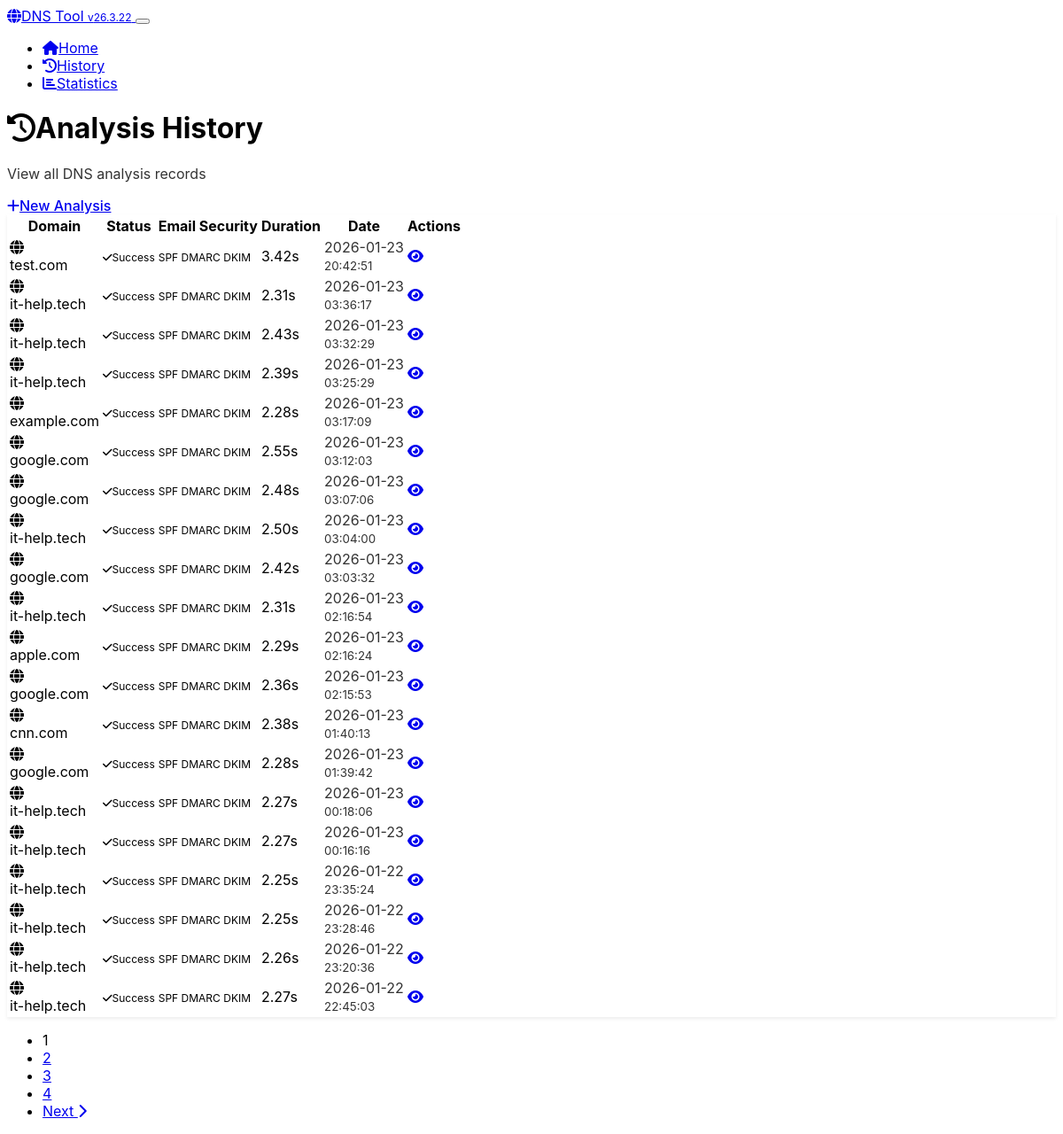
Before: /history with the older database file.
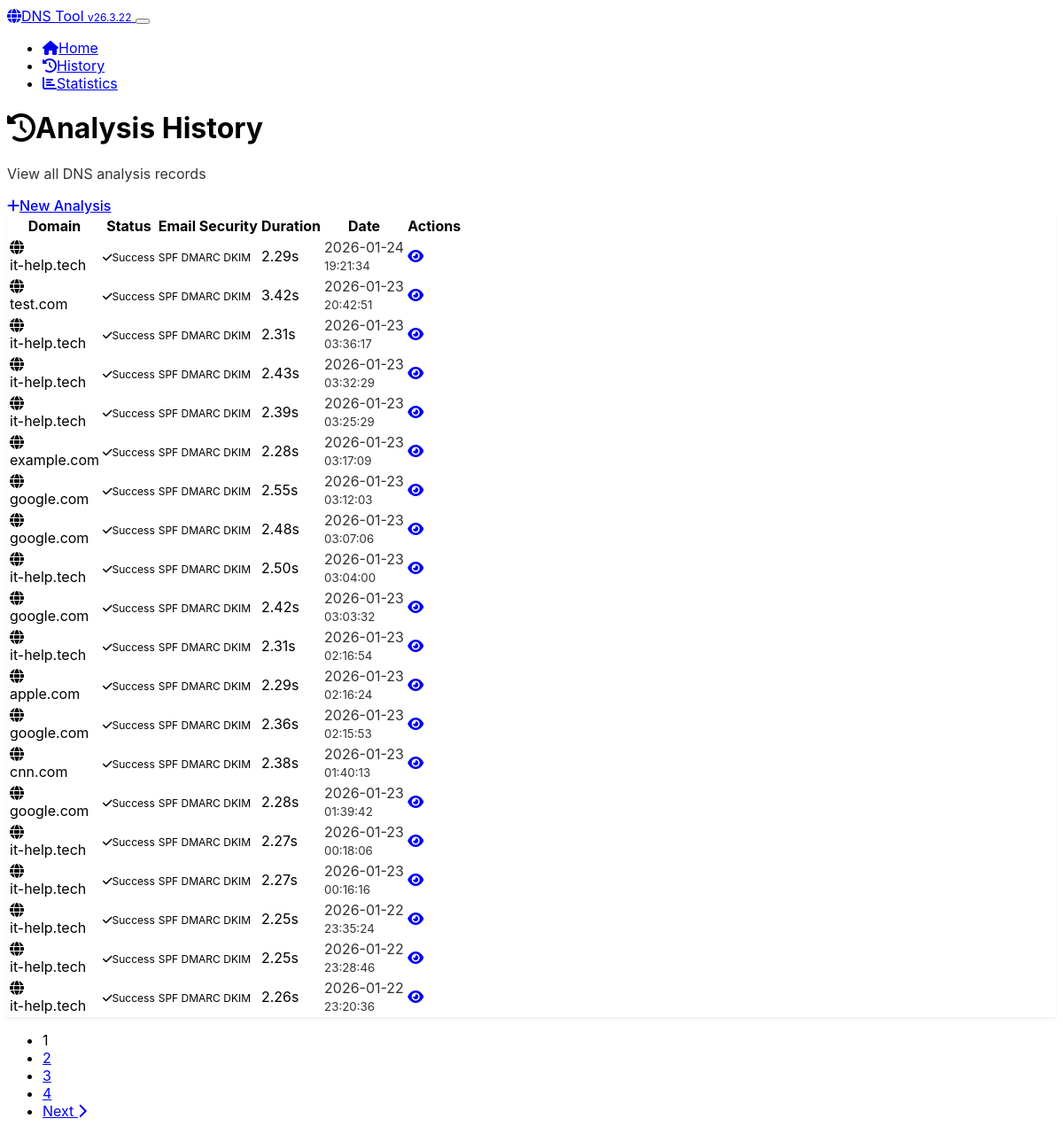
After: the same page with the newer database file.
### app.py (models this page shows, shortened)
class DomainAnalysis(db.Model):
    __tablename__ = 'domain_analyses'
    id = db.Column(db.Integer, primary_key=True)
    domain = db.Column(db.String(255), nullable=False, index=True)
    ascii_domain = db.Column(db.String(255), nullable=False)
    basic_records = db.Column(JSON)
    authoritative_records = db.Column(JSON)
    spf_status = db.Column(db.String(20))
    spf_records = db.Column(JSON)
    dmarc_status = db.Column(db.String(20))
    dmarc_policy = db.Column(db.String(20))
    dmarc_records = db.Column(JSON)
    dkim_status = db.Column(db.String(20))
    dkim_selectors = db.Column(JSON)
    registrar_name = db.Column(db.String(255))
    registrar_source = db.Column(db.String(20))
    analysis_success = db.Column(db.Boolean, default=True)
    error_message = db.Column(db.Text)
    analysis_duration = db.Column(db.Float)  # seconds
    created_at = db.Column(db.DateTime, default=datetime.utcnow, nullable=False)
    updated_at = db.Column(db.DateTime, default=datetime.utcnow, onupdate=datetime.utcnow)

### app.py (the view)
@app.route('/history')
def history():
    page = request.args.get('page', 1, type=int)
    per_page = 20
    analyses = DomainAnalysis.query.order_by(
        DomainAnalysis.created_at.desc()
    ).paginate(
        page=page, per_page=per_page, error_out=False
    )
    return render_template('history.html', analyses=analyses)

### app.py (called while the page is built)
@app.context_processor
def inject_version():
    return {'app_version': APP_VERSION}

### templates/history.html (shortened to what this page needs)
<!DOCTYPE html>
<html lang="en" data-bs-theme="dark">
<head>
    <link href="https://cdn.replit.com/agent/bootstrap-agent-dark-theme.min.css" rel="stylesheet">
    <link href="{{ url_for('static', filename='css/custom.css') }}" rel="stylesheet">
    <link rel="preload" href="https://cdnjs.cloudflare.com/ajax/libs/font-awesome/6.4.0/css/all.min.css" as="style" onload="this.onload=null;this.rel='stylesheet'">
</head>
<body>
    <nav class="navbar navbar-expand-lg navbar-dark bg-dark">
        <div class="container">
            <a class="navbar-brand" href="{{ url_for('index') }}">
                <i class="fas fa-globe me-2"></i>DNS Tool <span class="badge bg-secondary ms-1">v{{ app_version }}</span>
            </a>
            <button class="navbar-toggler" type="button" data-bs-toggle="collapse" data-bs-target="#navbarNav">
            </button>
            <div class="collapse navbar-collapse" id="navbarNav">
                <ul class="navbar-nav ms-auto">
                    <li class="nav-item">
                        <a class="nav-link" href="{{ url_for('index') }}">
                            <i class="fas fa-home me-1"></i>Home
                        </a>
                    </li>
                    <li class="nav-item">
                        <a class="nav-link active" href="{{ url_for('history') }}">
                            <i class="fas fa-history me-1"></i>History
                        </a>
                    </li>
                    <li class="nav-item">
                        <a class="nav-link" href="{{ url_for('stats') }}">
                            <i class="fas fa-chart-bar me-1"></i>Statistics
                        </a>
                    </li>
                </ul>
            </div>
        </div>
    </nav>
    <div class="container my-4">
        <div class="d-flex justify-content-between align-items-center mb-4">
            <div>
                <h1 class="h3 mb-1">
                    <i class="fas fa-history me-2"></i>Analysis History
                </h1>
                <p class="text-muted mb-0">View all DNS analysis records</p>
            </div>
            <a href="{{ url_for('index') }}" class="btn btn-primary">
                <i class="fas fa-plus me-2"></i>New Analysis
            </a>
        </div>
        {% if analyses.items %}
            <div class="card">
                <div class="card-body">
                    <div class="table-responsive">
                        <table class="table table-hover mb-0">
                            <thead>
                                <tr>
                                    <th>Domain</th>
                                    <th>Status</th>
                                    <th>Email Security</th>
                                    <th>Duration</th>
                                    <th>Date</th>
                                    <th>Actions</th>
                                </tr>
                            </thead>
                            <tbody>
                                {% for analysis in analyses.items %}
                                <tr>
                                    <td>
                                        <div class="d-flex align-items-center">
                                            <i class="fas fa-globe text-primary me-2"></i>
                                            <div>
                                                <div class="fw-medium">{{ analysis.domain }}</div>
                                            </div>
                                        </div>
                                    </td>
                                    <td>
                                        {% if analysis.analysis_success %}
                                            <span class="badge bg-success">
                                                <i class="fas fa-check me-1"></i>Success
                                            </span>
                                        {% else %}
                                            <span class="badge bg-danger">
                                                <i class="fas fa-times me-1"></i>Failed
                                            </span>
                                        {% endif %}
                                    </td>
                                    <td>
                                        <div class="d-flex gap-1">
                                            {% if analysis.spf_status %}
                                                <span class="badge bg-{{ 'success' if analysis.spf_status == 'success' else 'warning' if analysis.spf_status == 'warning' else 'danger' }}" title="SPF">
                                                    SPF
                                                </span>
                                            {% endif %}
                                            {% if analysis.dmarc_status %}
                                                <span class="badge bg-{{ 'success' if analysis.dmarc_status == 'success' else 'warning' if analysis.dmarc_status == 'warning' else 'danger' }}" title="DMARC">
                                                    DMARC
                                                </span>
                                            {% endif %}
                                            {% if analysis.dkim_status %}
                                                <span class="badge bg-{{ 'success' if analysis.dkim_status == 'success' else 'warning' }}" title="DKIM">
                                                    DKIM
                                                </span>
                                            {% endif %}
                                        </div>
                                    </td>
                                    <td>
                                        {% if analysis.analysis_duration %}
                                            {{ "%.2f"|format(analysis.analysis_duration) }}s
                                        {% else %}
                                            -
                                        {% endif %}
                                    </td>
                                    <td>
                                        <div class="text-muted">
                                            {{ analysis.created_at.strftime('%Y-%m-%d') }}<br>
                                            <small>{{ analysis.created_at.strftime('%H:%M:%S') }}</small>
                                        </div>
                                    </td>
                                    <td>
                                        <div class="btn-group" role="group">
                                            <a href="{{ url_for('view_analysis', analysis_id=analysis.id) }}"
                                               class="btn btn-sm btn-outline-primary" title="View Details">
                                                <i class="fas fa-eye"></i>
                                            </a>
                                        </div>
                                    </td>
                                </tr>
                                {% endfor %}
                            </tbody>
                        </table>
                    </div>
                </div>
            </div>
            {% if analyses.pages > 1 %}
                <nav aria-label="Analysis history pagination" class="mt-4">
                    <ul class="pagination justify-content-center">
                        {% for page_num in analyses.iter_pages() %}
                            {% if page_num %}
                                {% if page_num != analyses.page %}
                                    <li class="page-item">
                                        <a class="page-link" href="{{ url_for('history', page=page_num) }}">{{ page_num }}</a>
                                    </li>
                                {% else %}
                                    <li class="page-item active">
                                        <span class="page-link">{{ page_num }}</span>
                                    </li>
                                {% endif %}
                            {% else %}
                                <li class="page-item disabled">
                                    <span class="page-link">...</span>
                                </li>
                            {% endif %}
                        {% endfor %}
                        {% if analyses.has_next %}
                            <li class="page-item">
                                <a class="page-link" href="{{ url_for('history', page=analyses.next_num) }}">
                                    Next <i class="fas fa-chevron-right"></i>
                                </a>
                            </li>
                        {% endif %}
                    </ul>
                </nav>
            {% endif %}
        {% endif %}
    </div>
</body>
</html>

### static/css/custom.css (style rules this page uses)
:root { --code-bg: hsl(210, 11%, 15%); --code-border: hsl(210, 11%, 25%); --feature-icon-size: 3rem; }
body { font-family: -apple-system, BlinkMacSystemFont, 'Segoe UI', Roboto, sans-serif; }
.card { border: 1px solid var(--bs-border-color); box-shadow: 0 0.125rem 0.25rem rgba(0, 0, 0, 0.075); }
.badge { font-size: 0.75em; }
.btn { border-radius: 0.375rem; font-weight: 500; }
.text-muted { opacity: 0.8; }

Changed rows visible on the page:
no longer on this page (row unchanged): DomainAnalysis: domain "it-help.tech", analysis_success True (drawn), analysis_duration "2.27", created_at "2026-01-22", created_at "22:45:03"
added DomainAnalysis: domain "it-help.tech", analysis_success True (drawn), analysis_duration "2.29", created_at "2026-01-24", created_at "19:21:34"
